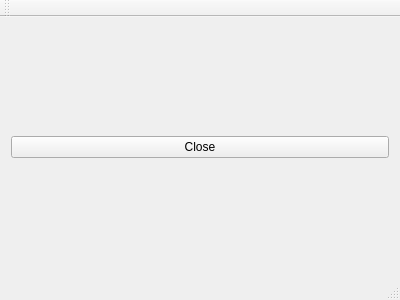
<?xml version="1.0" encoding="UTF-8"?>
<ui version="4.0">
 <class>MainWindow</class>
 <widget class="QMainWindow" name="MainWindow">
  <property name="geometry">
   <rect>
    <x>0</x>
    <y>0</y>
    <width>400</width>
    <height>300</height>
   </rect>
  </property>
  <property name="windowTitle">
   <string>MainWindow</string>
  </property>
  <widget class="QWidget" name="centralWidget">
   <layout class="QGridLayout" name="gridLayout">
    <item row="0" column="0">
     <widget class="QPushButton" name="pushButtonClose">
      <property name="text">
       <string>Close</string>
      </property>
     </widget>
    </item>
   </layout>
  </widget>
  <widget class="QMenuBar" name="menuBar">
   <property name="geometry">
    <rect>
     <x>0</x>
     <y>0</y>
     <width>400</width>
     <height>21</height>
    </rect>
   </property>
  </widget>
  <widget class="QToolBar" name="mainToolBar">
   <attribute name="toolBarArea">
    <enum>TopToolBarArea</enum>
   </attribute>
   <attribute name="toolBarBreak">
    <bool>false</bool>
   </attribute>
  </widget>
  <widget class="QStatusBar" name="statusBar"/>
 </widget>
 <layoutdefault spacing="6" margin="11"/>
 <resources/>
 <connections/>
</ui>
